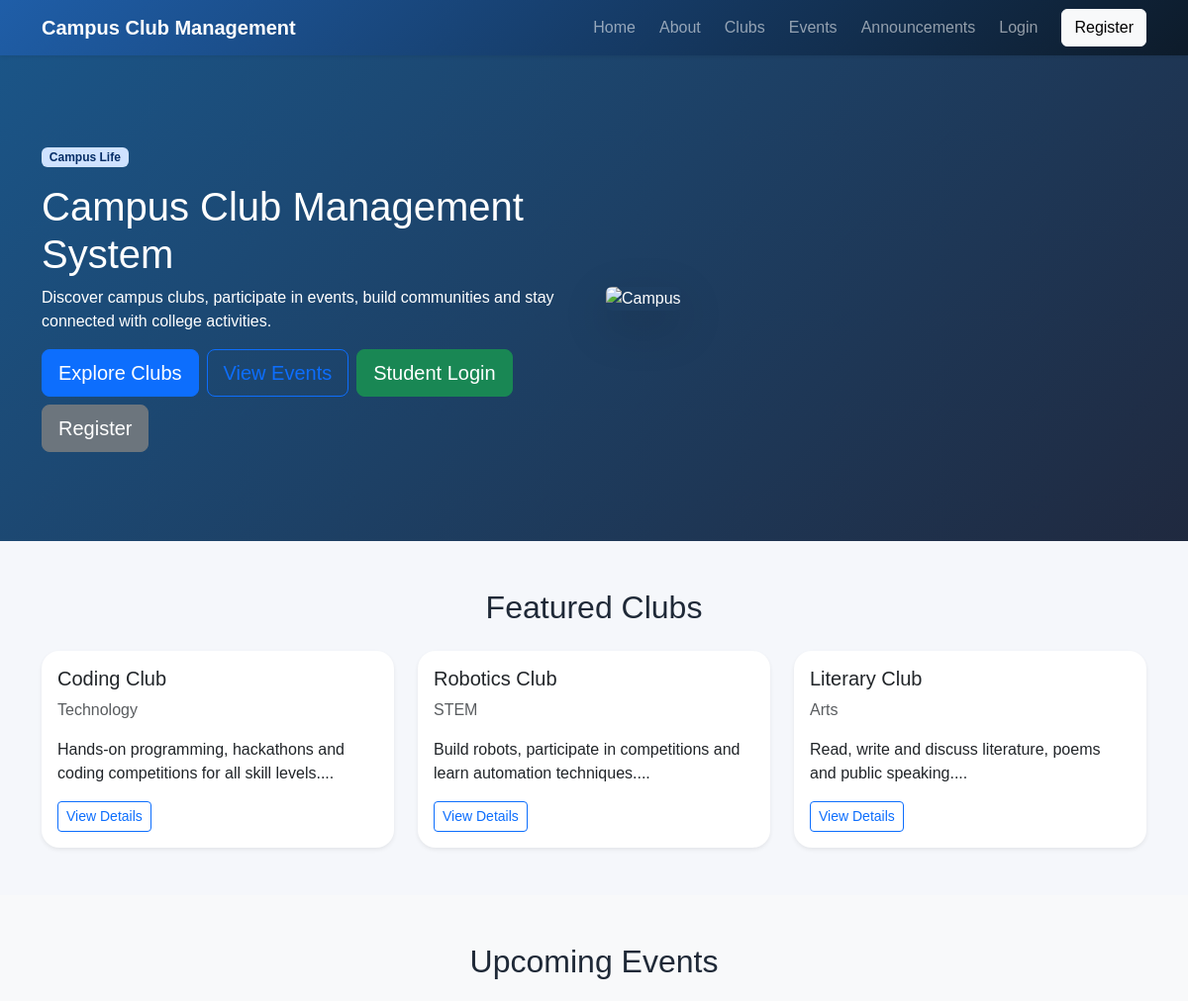
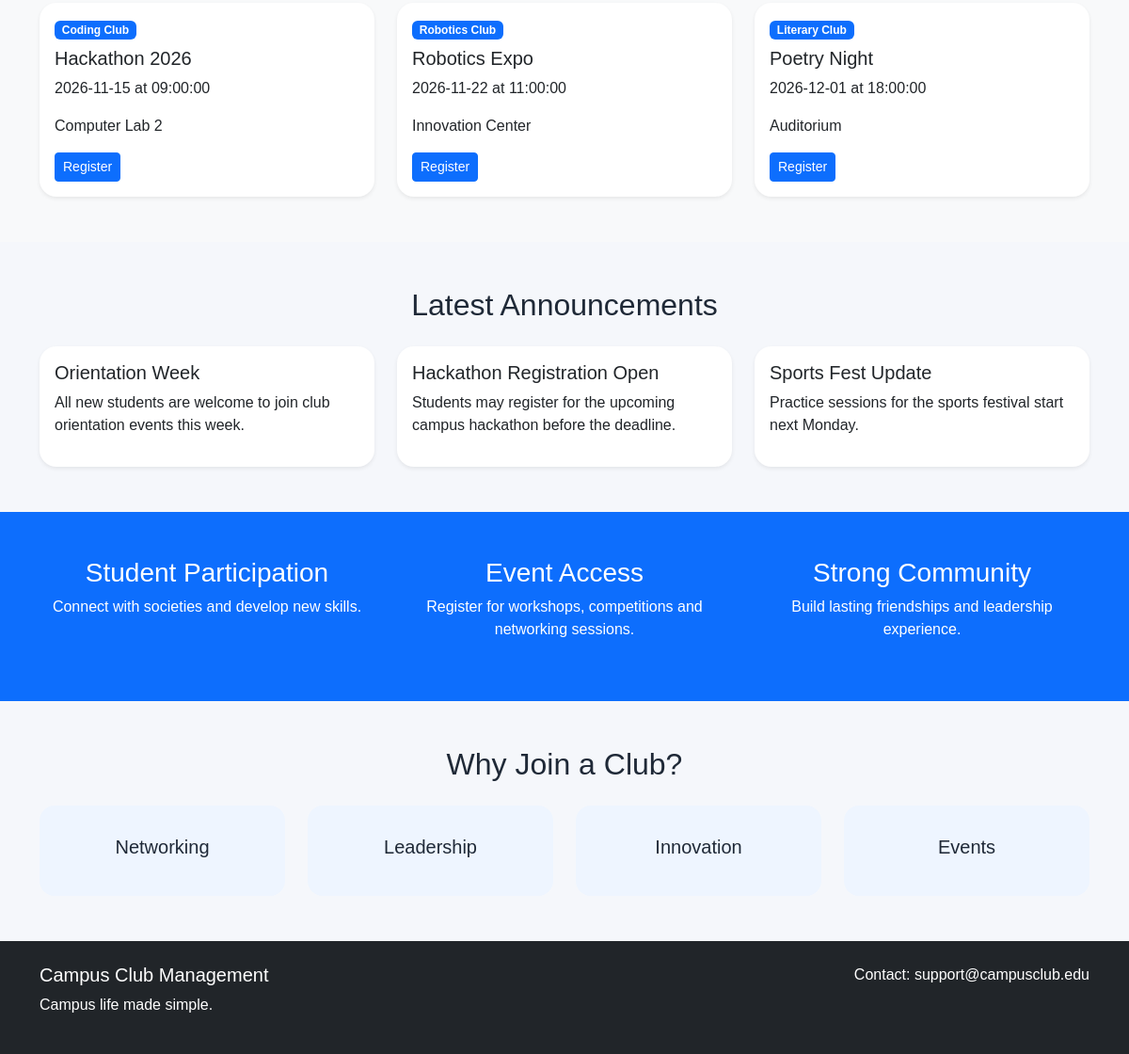
The page / on the database its author committed (2 pictures, top to bottom).
### tables this page shows
CREATE TABLE `clubs` (
  `id` INT AUTO_INCREMENT PRIMARY KEY,
  `name` VARCHAR(150) NOT NULL,
  `description` TEXT NOT NULL,
  `category` VARCHAR(100) NOT NULL,
  `faculty_coordinator` VARCHAR(150) NOT NULL,
  `contact_email` VARCHAR(150) NOT NULL,
  `meeting_location` VARCHAR(180) NOT NULL,
  `meeting_schedule` VARCHAR(120) NOT NULL,
  `image` VARCHAR(255) DEFAULT NULL,
  `status` ENUM('active','inactive') NOT NULL DEFAULT 'active',
  `created_at` TIMESTAMP DEFAULT CURRENT_TIMESTAMP,
  INDEX `idx_club_category` (`category`),
  INDEX `idx_club_name` (`name`)
);

CREATE TABLE `events` (
  `id` INT AUTO_INCREMENT PRIMARY KEY,
  `club_id` INT NOT NULL,
  `title` VARCHAR(180) NOT NULL,
  `description` TEXT NOT NULL,
  `event_date` DATE NOT NULL,
  `event_time` TIME NOT NULL,
  `venue` VARCHAR(180) NOT NULL,
  `max_participants` INT NOT NULL,
  `registration_deadline` DATE NOT NULL,
  `image` VARCHAR(255) DEFAULT NULL,
  `status` ENUM('open','closed') NOT NULL DEFAULT 'open',
  `created_at` TIMESTAMP DEFAULT CURRENT_TIMESTAMP,
  FOREIGN KEY (`club_id`) REFERENCES `clubs`(`id`) ON DELETE CASCADE,
  INDEX `idx_event_date` (`event_date`),
  INDEX `idx_event_title` (`title`)
);

CREATE TABLE `announcements` (
  `id` INT AUTO_INCREMENT PRIMARY KEY,
  `title` VARCHAR(180) NOT NULL,
  `message` TEXT NOT NULL,
  `posted_by` VARCHAR(120) NOT NULL,
  `status` ENUM('published','draft') NOT NULL DEFAULT 'published',
  `created_at` TIMESTAMP DEFAULT CURRENT_TIMESTAMP,
  INDEX `idx_announcement_status` (`status`)
);

### config/auth.php (called while the page is built, shortened)
<?php
function e($value): string
{
    return htmlspecialchars((string)$value, ENT_QUOTES, 'UTF-8');
}

### index.php (the view, shortened to what this page needs)
<?php
require_once __DIR__ . '/config/auth.php';
include __DIR__ . '/includes/header.php';
include __DIR__ . '/includes/navbar.php';
$pdo = getPDO();
$featuredClubs = $pdo->query('SELECT * FROM clubs WHERE status = "active" ORDER BY created_at DESC LIMIT 3')->fetchAll();
$upcomingEvents = $pdo->query('SELECT e.*, c.name AS club_name FROM events e JOIN clubs c ON c.id = e.club_id WHERE e.status = "open" ORDER BY e.event_date ASC LIMIT 3')->fetchAll();
$announcements = $pdo->query('SELECT * FROM announcements WHERE status = "published" ORDER BY created_at DESC LIMIT 3')->fetchAll();
?>
<section class="hero-section">
    <div class="container">
        <div class="row align-items-center">
            <div class="col-lg-6">
                <span class="badge bg-primary-subtle text-primary-emphasis mb-3">Campus Life</span>
                <h1>Campus Club Management System</h1>
                <p>Discover campus clubs, participate in events, build communities and stay connected with college activities.</p>
                <div class="d-flex gap-2 flex-wrap">
                    <a href="#clubs" class="btn btn-primary btn-lg">Explore Clubs</a>
                    <a href="#events" class="btn btn-outline-primary btn-lg">View Events</a>
                    <a href="<?= BASE_URL ?>/login.php" class="btn btn-success btn-lg">Student Login</a>
                    <a href="<?= BASE_URL ?>/register.php" class="btn btn-secondary btn-lg">Register</a>
                </div>
            </div>
            <div class="col-lg-6">
                <img src="https://images.unsplash.com/photo-1523240795612-9a054b0db644?auto=format&fit=crop&w=900&q=80" alt="Campus" class="hero-image img-fluid rounded shadow-lg">
            </div>
        </div>
    </div>
</section>
<main>
    <section id="clubs" class="py-5">
        <div class="container">
            <div class="section-heading text-center mb-4"><h2>Featured Clubs</h2></div>
            <div class="row g-4">
                <?php foreach ($featuredClubs as $club): ?>
                    <div class="col-md-4">
                        <div class="card h-100 shadow-sm border-0">
                            <div class="card-body">
                                <h5><?= e($club['name']) ?></h5>
                                <p class="text-muted"><?= e($club['category']) ?></p>
                                <p><?= e(substr($club['description'], 0, 120)) ?>...</p>
                                <a href="<?= BASE_URL ?>/login.php" class="btn btn-outline-primary btn-sm">View Details</a>
                            </div>
                        </div>
                    </div>
                <?php endforeach; ?>
            </div>
        </div>
    </section>
    <section id="events" class="py-5 bg-light">
        <div class="container">
            <div class="section-heading text-center mb-4"><h2>Upcoming Events</h2></div>
            <div class="row g-4">
                <?php foreach ($upcomingEvents as $event): ?>
                    <div class="col-md-4">
                        <div class="card h-100 shadow-sm border-0">
                            <div class="card-body">
                                <span class="badge bg-primary mb-2"><?= e($event['club_name']) ?></span>
                                <h5><?= e($event['title']) ?></h5>
                                <p><?= e($event['event_date']) ?> at <?= e($event['event_time']) ?></p>
                                <p><?= e($event['venue']) ?></p>
                                <a href="<?= BASE_URL ?>/login.php" class="btn btn-primary btn-sm">Register</a>
                            </div>
                        </div>
                    </div>
                <?php endforeach; ?>
            </div>
        </div>
    </section>
    <section id="announcements" class="py-5">
        <div class="container">
            <div class="section-heading text-center mb-4"><h2>Latest Announcements</h2></div>
            <div class="row g-4">
                <?php foreach ($announcements as $item): ?>
                    <div class="col-md-4">
                        <div class="card h-100 shadow-sm border-0">
                            <div class="card-body">
                                <h5><?= e($item['title']) ?></h5>
                                <p><?= e($item['message']) ?></p>
                            </div>
                        </div>
                    </div>
                <?php endforeach; ?>
            </div>
        </div>
    </section>
    <section id="about" class="py-5 bg-primary text-white">
        <div class="container">
            <div class="row g-4 text-center">
                <div class="col-md-4"><h3>Student Participation</h3><p>Connect with societies and develop new skills.</p></div>
                <div class="col-md-4"><h3>Event Access</h3><p>Register for workshops, competitions and networking sessions.</p></div>
                <div class="col-md-4"><h3>Strong Community</h3><p>Build lasting friendships and leadership experience.</p></div>
            </div>
        </div>
    </section>
    <section class="py-5">
        <div class="container">
            <div class="section-heading text-center mb-4"><h2>Why Join a Club?</h2></div>
            <div class="row g-4">
                <div class="col-md-3 text-center"><div class="feature-box"><h5>Networking</h5></div></div>
                <div class="col-md-3 text-center"><div class="feature-box"><h5>Leadership</h5></div></div>
                <div class="col-md-3 text-center"><div class="feature-box"><h5>Innovation</h5></div></div>
                <div class="col-md-3 text-center"><div class="feature-box"><h5>Events</h5></div></div>
            </div>
        </div>
    </section>
    <footer class="bg-dark text-white py-4">
        <div class="container"><div class="row"><div class="col-md-6"><h5>Campus Club Management</h5><p>Campus life made simple.</p></div><div class="col-md-6 text-md-end"><p>Contact: support@campusclub.edu</p></div></div></div>
    </footer>
</main>
<?php include __DIR__ . '/includes/footer.php'; ?>

### assets/css/style.css (style rules this page uses)
.hero-section { background: linear-gradient(135deg, rgba(15, 76, 129, 0.95), rgba(20, 30, 53, 0.95)); color: white; padding: 90px 0; }
.hero-image { max-height: 420px; object-fit: cover; width: 100%; }
.card { border-radius: 18px; }
.section-heading { margin-bottom: 2rem; }
.feature-box { background: #eef5ff; border-radius: 16px; padding: 2rem 1rem; }

### rows shown on the page
clubs: name "Coding Club", category "Technology", description "Hands-on programming, hackathons and coding competitions for all skill levels."
clubs: name "Robotics Club", category "STEM", description "Build robots, participate in competitions and learn automation techniques."
clubs: name "Literary Club", category "Arts", description "Read, write and discuss literature, poems and public speaking."
events: club.name "Coding Club", title "Hackathon 2026", event_date "2026-11-15", event_time "09:00:00", venue "Computer Lab 2"
events: club.name "Robotics Club", title "Robotics Expo", event_date "2026-11-22", event_time "11:00:00", venue "Innovation Center"
events: club.name "Literary Club", title "Poetry Night", event_date "2026-12-01", event_time "18:00:00", venue "Auditorium"
announcements: title "Orientation Week", message "All new students are welcome to join club orientation events this week."
announcements: title "Hackathon Registration Open", message "Students may register for the upcoming campus hackathon before the deadline."
announcements: title "Sports Fest Update", message "Practice sessions for the sports festival start next Monday."
